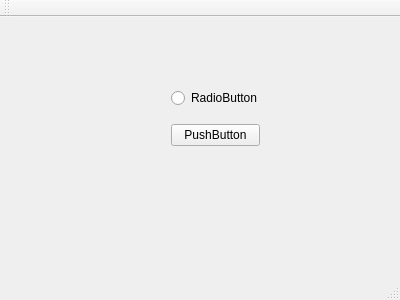
<?xml version="1.0" encoding="UTF-8"?>
<ui version="4.0">
 <class>MainWindow</class>
 <widget class="QMainWindow" name="MainWindow">
  <property name="geometry">
   <rect>
    <x>0</x>
    <y>0</y>
    <width>400</width>
    <height>300</height>
   </rect>
  </property>
  <property name="windowTitle">
   <string>MainWindow</string>
  </property>
  <widget class="QWidget" name="centralWidget">
   <widget class="QWidget" name="verticalLayoutWidget">
    <property name="geometry">
     <rect>
      <x>160</x>
      <y>50</y>
      <width>111</width>
      <height>101</height>
     </rect>
    </property>
    <layout class="QVBoxLayout" name="verticalLayout">
     <item>
      <widget class="QRadioButton" name="radioButton">
       <property name="text">
        <string>RadioButton</string>
       </property>
      </widget>
     </item>
     <item>
      <widget class="QPushButton" name="pushButton">
       <property name="text">
        <string>PushButton</string>
       </property>
      </widget>
     </item>
    </layout>
   </widget>
  </widget>
  <widget class="QMenuBar" name="menuBar">
   <property name="geometry">
    <rect>
     <x>0</x>
     <y>0</y>
     <width>400</width>
     <height>23</height>
    </rect>
   </property>
  </widget>
  <widget class="QToolBar" name="mainToolBar">
   <attribute name="toolBarArea">
    <enum>TopToolBarArea</enum>
   </attribute>
   <attribute name="toolBarBreak">
    <bool>false</bool>
   </attribute>
  </widget>
  <widget class="QStatusBar" name="statusBar"/>
 </widget>
 <layoutdefault spacing="6" margin="11"/>
 <resources/>
 <connections/>
</ui>
